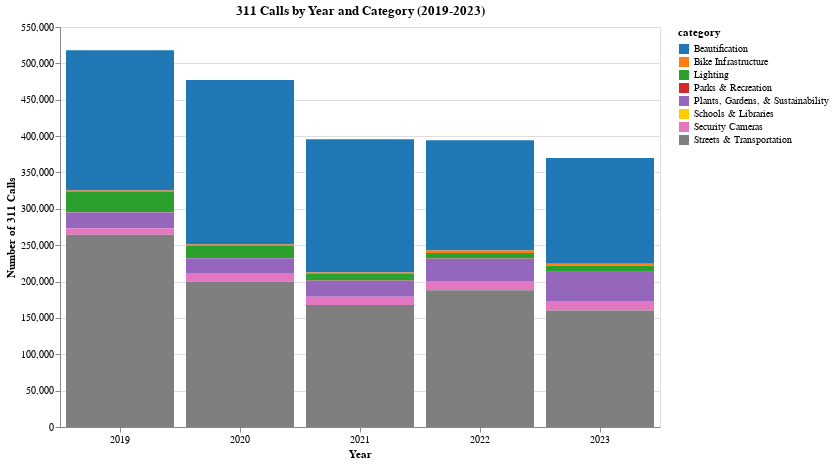
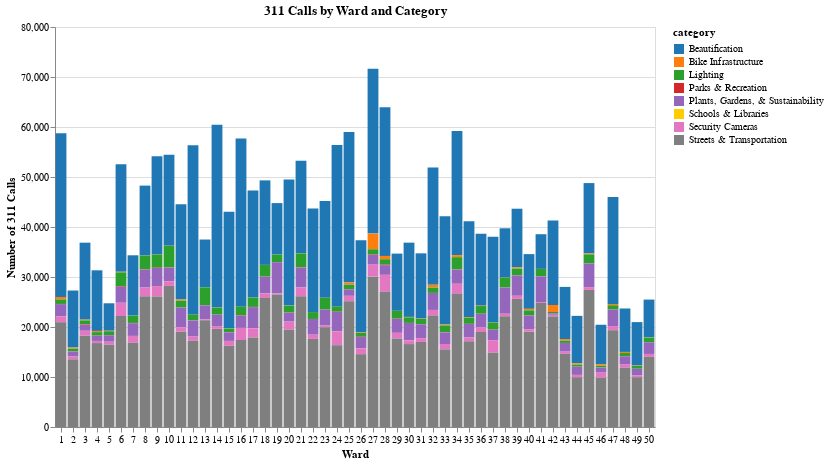
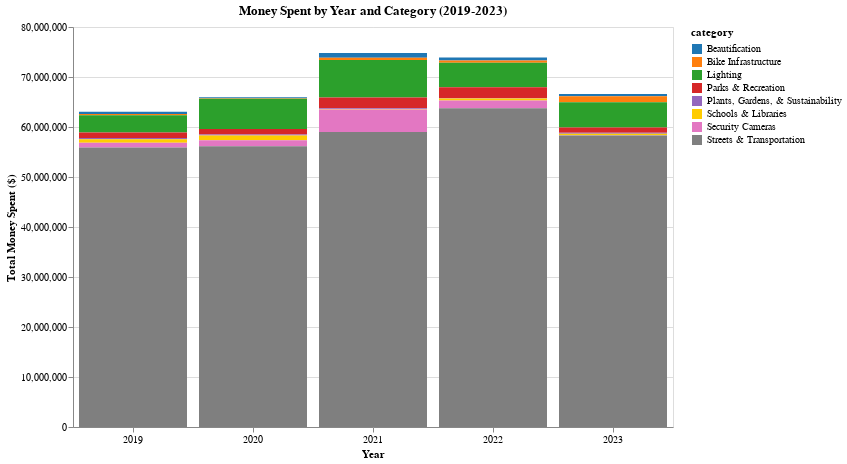
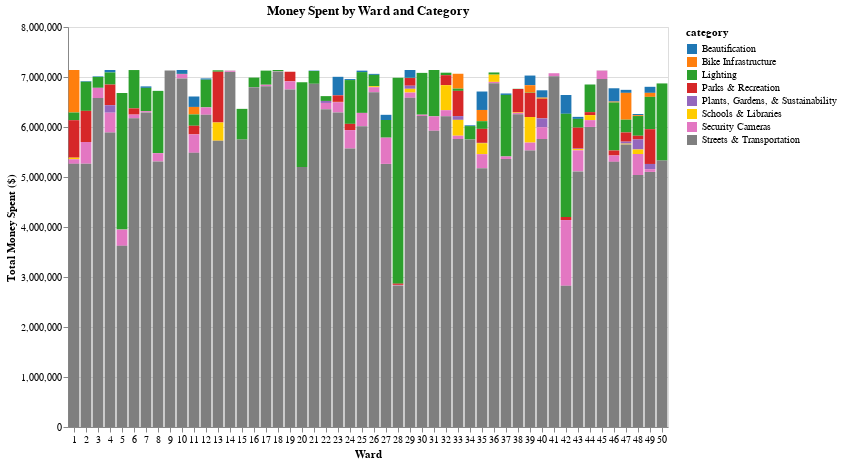

Write notebook code for charts like these, in order.
### Code cell
import csv
import pathlib
from collections import defaultdict
import altair as alt
import pandas as pd

# CSV file path
csv_file = pathlib.Path.cwd().parent.parent / "30122-project-gitmoney" / "data" / "calls_money.csv"
print(f"File path: {csv_file}")

def plot_calls_by_year_and_ward(csv_file: pathlib.Path):
    """
    Plot four separate stacked bar charts: calls and money spent by year and ward, categorized.

    Parameters:
        csv_file (Path): Path to CSV file with year, ward, category, calls, and total_cost

    Returns:
        None (displays four plots)
    """
    # Load CSV data directly into a pandas DataFrame
    df = pd.read_csv(csv_file)

    # Convert 'year' and 'ward' columns to integer type, 'calls' and 'total_cost' to float
    df['year'] = df['year'].astype(int)
    df['ward'] = df['ward'].astype(int)
    df['calls'] = df['calls'].astype(float)
    df['total_cost'] = df['total_cost'].astype(float)

    # Filter data for years 2019-2023
    df = df[(df['year'] >= 2019) & (df['year'] <= 2023)]

    # Aggregating calls and money by year, ward, and category
    calls_by_year = df.groupby(['year', 'category'])['calls'].sum().reset_index()
    money_by_year = df.groupby(['year', 'category'])['total_cost'].sum().reset_index()
    calls_by_ward = df.groupby(['ward', 'category'])['calls'].sum().reset_index()
    money_by_ward = df.groupby(['ward', 'category'])['total_cost'].sum().reset_index()

    # Define the color palette for the categories
    color_palette = [
        '#1f77b4', '#ff7f0e', '#2ca02c', '#d62728', '#9467bd', 
        '#ffcc00', '#e377c2', '#7f7f7f', '#17becf', '#75701F'
    ]
    categories = df['category'].unique()
    category_colors = {cat: color_palette[i % len(color_palette)] for i, cat in enumerate(categories)}

    # Function to plot the stacked bar chart using Altair
    def plot_stacked_bars(data, x_col, y_col, color_col, title, x_label, y_label):
        chart = alt.Chart(data).mark_bar().encode(
            x=alt.X(f'{x_col}:O', title=x_label),  # Use ordinal encoding for x-axis
            y=alt.Y(f'sum({y_col}):Q', title=y_label),  # Use sum aggregation for y-axis
            color=alt.Color(color_col, scale=alt.Scale(domain=list(category_colors.keys()), range=list(category_colors.values()))),
            tooltip=[x_col, alt.Tooltip(f'sum({y_col}):Q', format='.2f'), color_col]
        ).properties(
            title=title,
            width=600,  # Set a fixed width for better visibility
            height=400  # Set a fixed height for better visibility
        ).configure_axis(
            labelAngle=0
        )
        return chart

    # Plot each of the four separate charts
    charts = [
        plot_stacked_bars(calls_by_year, 'year', 'calls', 'category', '311 Calls by Year and Category (2019-2023)', 'Year', 'Number of 311 Calls'),
        plot_stacked_bars(calls_by_ward, 'ward', 'calls', 'category', '311 Calls by Ward and Category', 'Ward', 'Number of 311 Calls'),
        plot_stacked_bars(money_by_year, 'year', 'total_cost', 'category', 'Money Spent by Year and Category (2019-2023)', 'Year', 'Total Money Spent ($)'),
        plot_stacked_bars(money_by_ward, 'ward', 'total_cost', 'category', 'Money Spent by Ward and Category', 'Ward', 'Total Money Spent ($)')
    ]

    # Display all charts
    for chart in charts:
        chart.show()

# Run the real data
if __name__ == "__main__":
    plot_calls_by_year_and_ward(csv_file)

### Figure 1 — Vega-Lite specification as saved in the notebook (floating-point values rounded to 4 significant figures)
{"config": {"view": {"continuousWidth": 300, "continuousHeight": 300}, "axis": {"labelAngle": 0}}, "data": {"name": "data-f9511c900c77c1eeb05ff939dd055ba5"}, "mark": {"type": "bar"}, "encoding": {"color": {"field": "category", "scale": {"domain": ["Beautification", "Bike Infrastructure", "Lighting", "Parks & Recreation", "Plants, Gardens, & Sustainability", "Schools & Libraries", "Security Cameras", "Streets & Transportation"], "range": ["#1f77b4", "#ff7f0e", "#2ca02c", "#d62728", "#9467bd", "#ffcc00", "#e377c2", "#7f7f7f"]}, "type": "nominal"}, "tooltip": [{"field": "year", "type": "quantitative"}, {"aggregate": "sum", "field": "calls", "format": ".2f", "type": "quantitative"}, {"field": "category", "type": "nominal"}], "x": {"field": "year", "title": "Year", "type": "ordinal"}, "y": {"aggregate": "sum", "field": "calls", "title": "Number of 311 Calls", "type": "quantitative"}}, "height": 400, "title": "311 Calls by Year and Category (2019-2023)", "width": 600, "$schema": "https://vega.github.io/schema/vega-lite/v5.20.1.json", "datasets": {"data-f9511c900c77c1eeb05ff939dd055ba5": [{"year": 2019, "category": "Beautification", "calls": 192700.0}, {"year": 2019, "category": "Bike Infrastructure", "calls": 2119.0}, {"year": 2019, "category": "Lighting", "calls": 27860.0}, {"year": 2019, "category": "Parks & Recreation", "calls": 404.0}, {"year": 2019, "category": "Plants, Gardens, & Sustainability", "calls": 21480.0}, {"year": 2019, "category": "Schools & Libraries", "calls": 0.0}, {"year": 2019, "category": "Security Cameras", "calls": 8966.0}, {"year": 2019, "category": "Streets & Transportation", "calls": 264400.0}, {"year": 2020, "category": "Beautification", "calls": 226100.0}, {"year": 2020, "category": "Bike Infrastructure", "calls": 1118.0}, {"year": 2020, "category": "Lighting", "calls": 17720.0}, {"year": 2020, "category": "Parks & Recreation", "calls": 135.0}, {"year": 2020, "category": "Plants, Gardens, & Sustainability", "calls": 21140.0}, {"year": 2020, "category": "Schools & Libraries", "calls": 0.0}, {"year": 2020, "category": "Security Cameras", "calls": 10840.0}, {"year": 2020, "category": "Streets & Transportation", "calls": 199900.0}, {"year": 2021, "category": "Beautification", "calls": 183200.0}, {"year": 2021, "category": "Bike Infrastructure", "calls": 1986.0}, {"year": 2021, "category": "Lighting", "calls": 8870.0}, {"year": 2021, "category": "Parks & Recreation", "calls": 596.0}, {"year": 2021, "category": "Plants, Gardens, & Sustainability", "calls": 21730.0}, {"year": 2021, "category": "Schools & Libraries", "calls": 0.0}, {"year": 2021, "category": "Security Cameras", "calls": 11290.0}, {"year": 2021, "category": "Streets & Transportation", "calls": 167900.0}, {"year": 2022, "category": "Beautification", "calls": 151500.0}, {"year": 2022, "category": "Bike Infrastructure", "calls": 3446.0}, {"year": 2022, "category": "Lighting", "calls": 7559.0}, {"year": 2022, "category": "Parks & Recreation", "calls": 338.0}, {"year": 2022, "category": "Plants, Gardens, & Sustainability", "calls": 31650.0}, {"year": 2022, "category": "Schools & Libraries", "calls": 0.0}, {"year": 2022, "category": "Security Cameras", "calls": 11720.0}, {"year": 2022, "category": "Streets & Transportation", "calls": 187900.0}, {"year": 2023, "category": "Beautification", "calls": 145400.0}, {"year": 2023, "category": "Bike Infrastructure", "calls": 2734.0}, {"year": 2023, "category": "Lighting", "calls": 8501.0}, {"year": 2023, "category": "Parks & Recreation", "calls": 313.0}, {"year": 2023, "category": "Plants, Gardens, & Sustainability", "calls": 40710.0}, {"year": 2023, "category": "Schools & Libraries", "calls": 0.0}, {"year": 2023, "category": "Security Cameras", "calls": 12040.0}, {"year": 2023, "category": "Streets & Transportation", "calls": 160300.0}]}}

### Figure 2 — Vega-Lite specification as saved in the notebook (floating-point values rounded to 4 significant figures; data arrays with more than 128 entries replaced by an {"elided": "..."} marker saying what was removed)
{"config": {"view": {"continuousWidth": 300, "continuousHeight": 300}, "axis": {"labelAngle": 0}}, "data": {"name": "data-a05d52bf19c9931be196b95b370b5ce1"}, "mark": {"type": "bar"}, "encoding": {"color": {"field": "category", "scale": {"domain": ["Beautification", "Bike Infrastructure", "Lighting", "Parks & Recreation", "Plants, Gardens, & Sustainability", "Schools & Libraries", "Security Cameras", "Streets & Transportation"], "range": ["#1f77b4", "#ff7f0e", "#2ca02c", "#d62728", "#9467bd", "#ffcc00", "#e377c2", "#7f7f7f"]}, "type": "nominal"}, "tooltip": [{"field": "ward", "type": "quantitative"}, {"aggregate": "sum", "field": "calls", "format": ".2f", "type": "quantitative"}, {"field": "category", "type": "nominal"}], "x": {"field": "ward", "title": "Ward", "type": "ordinal"}, "y": {"aggregate": "sum", "field": "calls", "title": "Number of 311 Calls", "type": "quantitative"}}, "height": 400, "title": "311 Calls by Ward and Category", "width": 600, "$schema": "https://vega.github.io/schema/vega-lite/v5.20.1.json", "datasets": {"data-a05d52bf19c9931be196b95b370b5ce1": {"elided": "365 records"}}}

### Figure 3 — Vega-Lite specification as saved in the notebook (floating-point values rounded to 4 significant figures)
{"config": {"view": {"continuousWidth": 300, "continuousHeight": 300}, "axis": {"labelAngle": 0}}, "data": {"name": "data-bf82f070799bdbbe6c3b1dd59fe7d12d"}, "mark": {"type": "bar"}, "encoding": {"color": {"field": "category", "scale": {"domain": ["Beautification", "Bike Infrastructure", "Lighting", "Parks & Recreation", "Plants, Gardens, & Sustainability", "Schools & Libraries", "Security Cameras", "Streets & Transportation"], "range": ["#1f77b4", "#ff7f0e", "#2ca02c", "#d62728", "#9467bd", "#ffcc00", "#e377c2", "#7f7f7f"]}, "type": "nominal"}, "tooltip": [{"field": "year", "type": "quantitative"}, {"aggregate": "sum", "field": "total_cost", "format": ".2f", "type": "quantitative"}, {"field": "category", "type": "nominal"}], "x": {"field": "year", "title": "Year", "type": "ordinal"}, "y": {"aggregate": "sum", "field": "total_cost", "title": "Total Money Spent ($)", "type": "quantitative"}}, "height": 400, "title": "Money Spent by Year and Category (2019-2023)", "width": 600, "$schema": "https://vega.github.io/schema/vega-lite/v5.20.1.json", "datasets": {"data-bf82f070799bdbbe6c3b1dd59fe7d12d": [{"year": 2019, "category": "Beautification", "total_cost": 475600.0}, {"year": 2019, "category": "Bike Infrastructure", "total_cost": 219000.0}, {"year": 2019, "category": "Lighting", "total_cost": 3456000.0}, {"year": 2019, "category": "Parks & Recreation", "total_cost": 1110000.0}, {"year": 2019, "category": "Plants, Gardens, & Sustainability", "total_cost": 258400.0}, {"year": 2019, "category": "Schools & Libraries", "total_cost": 695000.0}, {"year": 2019, "category": "Security Cameras", "total_cost": 965900.0}, {"year": 2019, "category": "Streets & Transportation", "total_cost": 55880000.0}, {"year": 2020, "category": "Beautification", "total_cost": 218800.0}, {"year": 2020, "category": "Bike Infrastructure", "total_cost": 71000.0}, {"year": 2020, "category": "Lighting", "total_cost": 6070000.0}, {"year": 2020, "category": "Parks & Recreation", "total_cost": 1115000.0}, {"year": 2020, "category": "Plants, Gardens, & Sustainability", "total_cost": 190400.0}, {"year": 2020, "category": "Schools & Libraries", "total_cost": 926200.0}, {"year": 2020, "category": "Security Cameras", "total_cost": 1208000.0}, {"year": 2020, "category": "Streets & Transportation", "total_cost": 56160000.0}, {"year": 2021, "category": "Beautification", "total_cost": 961900.0}, {"year": 2021, "category": "Bike Infrastructure", "total_cost": 452500.0}, {"year": 2021, "category": "Lighting", "total_cost": 7481000.0}, {"year": 2021, "category": "Parks & Recreation", "total_cost": 2150000.0}, {"year": 2021, "category": "Plants, Gardens, & Sustainability", "total_cost": 164000.0}, {"year": 2021, "category": "Schools & Libraries", "total_cost": 89750.0}, {"year": 2021, "category": "Security Cameras", "total_cost": 4483000.0}, {"year": 2021, "category": "Streets & Transportation", "total_cost": 59010000.0}, {"year": 2022, "category": "Beautification", "total_cost": 637400.0}, {"year": 2022, "category": "Bike Infrastructure", "total_cost": 427500.0}, {"year": 2022, "category": "Lighting", "total_cost": 4895000.0}, {"year": 2022, "category": "Parks & Recreation", "total_cost": 2191000.0}, {"year": 2022, "category": "Plants, Gardens, & Sustainability", "total_cost": 91700.0}, {"year": 2022, "category": "Schools & Libraries", "total_cost": 395400.0}, {"year": 2022, "category": "Security Cameras", "total_cost": 1552000.0}, {"year": 2022, "category": "Streets & Transportation", "total_cost": 63730000.0}, {"year": 2023, "category": "Beautification", "total_cost": 468700.0}, {"year": 2023, "category": "Bike Infrastructure", "total_cost": 1176000.0}, {"year": 2023, "category": "Lighting", "total_cost": 5043000.0}, {"year": 2023, "category": "Parks & Recreation", "total_cost": 1077000.0}, {"year": 2023, "category": "Plants, Gardens, & Sustainability", "total_cost": 160000.0}, {"year": 2023, "category": "Schools & Libraries", "total_cost": 320600.0}, {"year": 2023, "category": "Security Cameras", "total_cost": 34000.0}, {"year": 2023, "category": "Streets & Transportation", "total_cost": 58320000.0}]}}

### Figure 4 — Vega-Lite specification as saved in the notebook (floating-point values rounded to 4 significant figures; data arrays with more than 128 entries replaced by an {"elided": "..."} marker saying what was removed)
{"config": {"view": {"continuousWidth": 300, "continuousHeight": 300}, "axis": {"labelAngle": 0}}, "data": {"name": "data-71c40fa219a9a1ef9107a46ada6c1590"}, "mark": {"type": "bar"}, "encoding": {"color": {"field": "category", "scale": {"domain": ["Beautification", "Bike Infrastructure", "Lighting", "Parks & Recreation", "Plants, Gardens, & Sustainability", "Schools & Libraries", "Security Cameras", "Streets & Transportation"], "range": ["#1f77b4", "#ff7f0e", "#2ca02c", "#d62728", "#9467bd", "#ffcc00", "#e377c2", "#7f7f7f"]}, "type": "nominal"}, "tooltip": [{"field": "ward", "type": "quantitative"}, {"aggregate": "sum", "field": "total_cost", "format": ".2f", "type": "quantitative"}, {"field": "category", "type": "nominal"}], "x": {"field": "ward", "title": "Ward", "type": "ordinal"}, "y": {"aggregate": "sum", "field": "total_cost", "title": "Total Money Spent ($)", "type": "quantitative"}}, "height": 400, "title": "Money Spent by Ward and Category", "width": 600, "$schema": "https://vega.github.io/schema/vega-lite/v5.20.1.json", "datasets": {"data-71c40fa219a9a1ef9107a46ada6c1590": {"elided": "365 records"}}}
